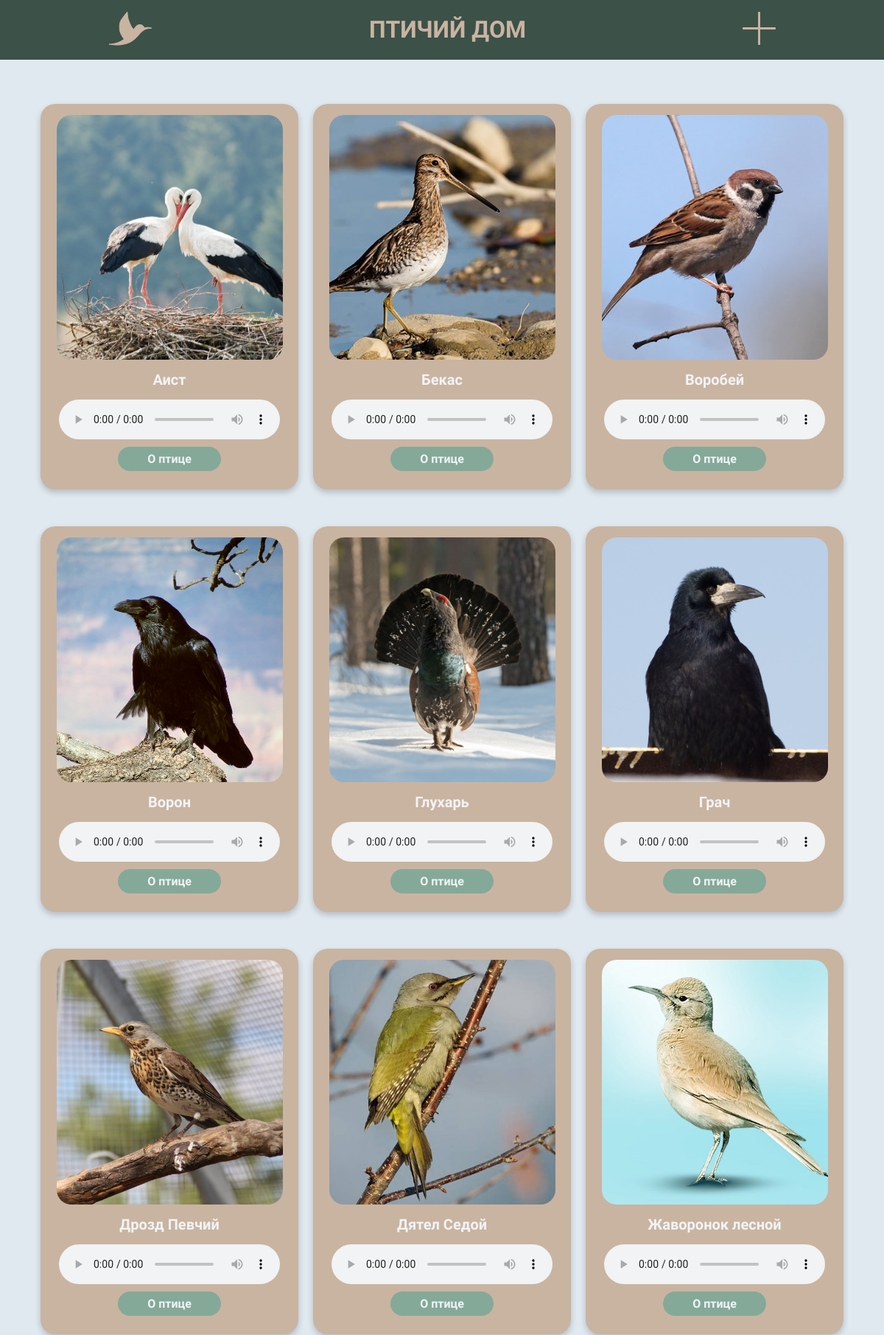
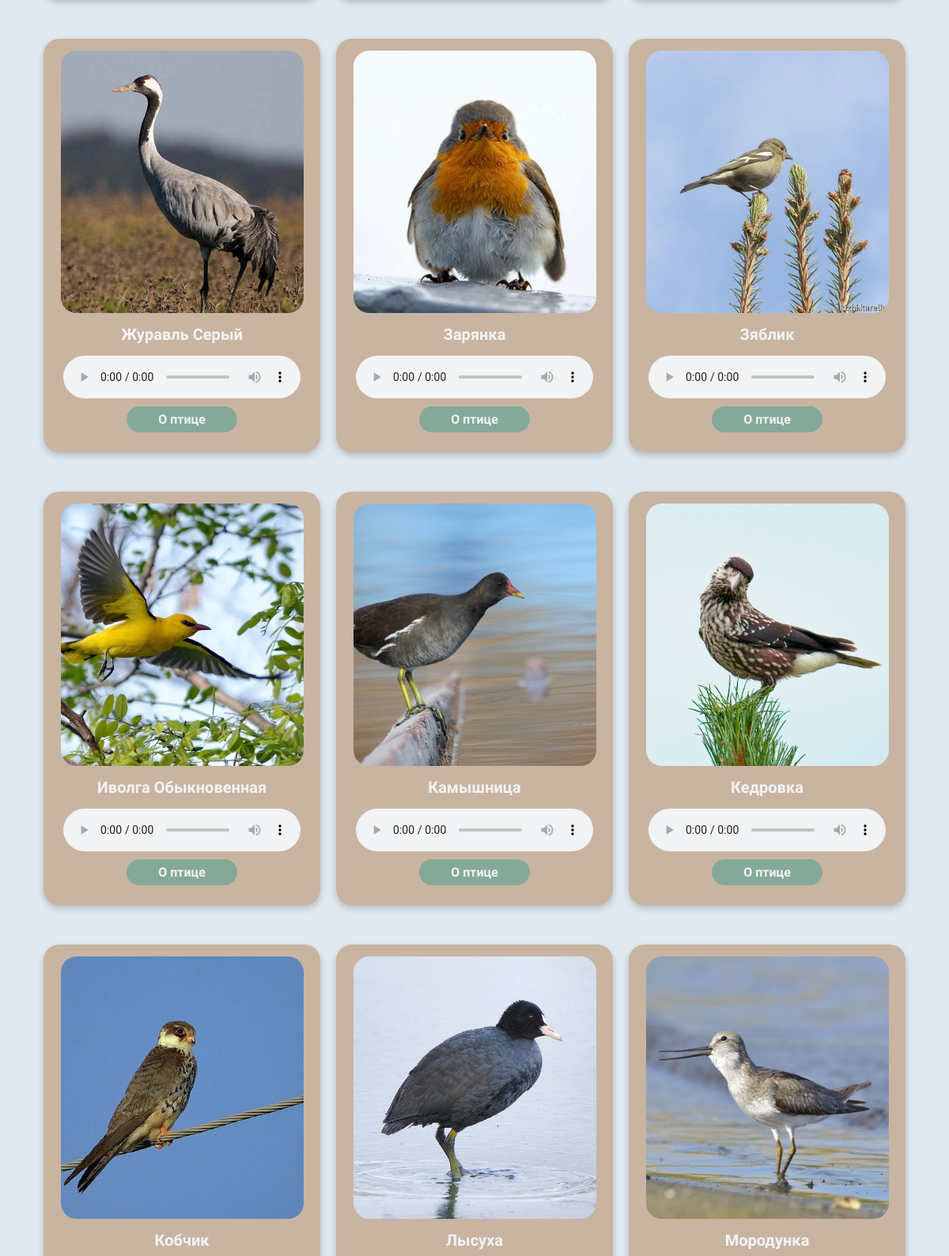
The page / (upper part) on the database its author committed (2 pictures, top to bottom).
### birds/models.py (models this page shows, shortened)
class Bird(models.Model):
    name = models.CharField(max_length=100)  # Имя птицы
    image = models.ImageField(upload_to='birds_images/')  # Фото птицы
    sound = models.FileField(upload_to='bird_sounds/', null=True, blank=True)  # Звук
    wiki_link = models.URLField()  # Ссылка на Википедию

### birds/views.py (the view)
# urls.py: path('', views.bird_list, name='bird_list'),
def bird_list(request):
    birds = Bird.objects.all()
    return render(request, 'birds/bird_list.html', {'birds': birds})

### birds/templates/birds/bird_list.html (shortened to what this page needs)
{% load static %}
<!DOCTYPE html>
<html lang="ru">
  <head>
    <link rel="stylesheet" href="{% static 'birds/css/styles.css' %}" />
  </head>
  <body>
    <header
      style="
        display: flex;
        justify-content: space-around;
        align-items: center;
        background-color: rgba(60, 81, 72, 1);
      "
    >
      <a href ="#"><img src="{% static 'birds/img/logo.svg' %}" alt="logo" /></a>
      <h1 style="color: rgba(201, 180, 161, 1)">ПТИЧИЙ ДОМ</h1>
      <a href="/admin">
        <img src="{% static 'birds/img/add.svg' %}" alt="add" />
      </a>
    </header>
    <main>
      <div class="card-container">
        {% for bird in birds %}
        <div class="bird-card">
          <img src="{{ bird.image.url }}" alt="{{ bird.name }}" />
          <h2>{{ bird.name }}</h2>
          {% if bird.sound %}
          <audio controls>
            <source src="{{ bird.sound.url }}" type="audio/mpeg" />
          </audio>
          {% endif %}
          <a href="{{ bird.wiki_link }}" target="_blank">О птице</a>
        </div>
        {% endfor %}
      </div>
    </main>
  </body>
</html>

### birds/static/birds/css/styles.css (style rules this page uses)
body { font-family: "Comfortaa", sans-serif; background-color: #f4f4f9; margin: 0; padding: 0; background-color: rgba(224, 233, 240, 1); }
h1 { text-align: center; color: #333; }
main { display: flex; justify-content: center; margin-top: 40px; }
.card-container { display: grid; gap: 20px; margin: 20px; grid-template-columns: repeat(3, 1fr) }
.bird-card { background-color: rgba(201, 180, 161, 1); border-radius: 20px; box-shadow: 0px 4px 8px rgba(0, 0, 0, 0.2); overflow: hidden; width: 320px; margin-bottom: 30px; display: flex; flex-direction: column; align-items: center; padding: 15px; padding-bottom: 25px; }
.bird-card img { width: 307px; height: 332px; object-fit: cover; border-radius: 20px; }
.bird-card h2 { font-size: 20px; font-weight: bold; margin: 15px 0; text-align: center; color: rgba(242, 243, 245, 1); }
.bird-card a { display: block; background-color: rgba(132, 169, 153, 1); margin-top: 10px; text-align: center; color: rgba(242, 243, 245, 1); font-weight: bold; border-radius: 20px; text-decoration: none; padding: 7px 40px; }

### rows shown on the page
Bird: image (picture), name "Аист"
Bird: image (picture), name "Бекас"
Bird: image (picture), name "Воробей"
Bird: image (picture), name "Ворон"
Bird: image (picture), name "Глухарь"
Bird: image (picture), name "Грач"
Bird: image (picture), name "Дрозд Певчий"
Bird: image (picture), name "Дятел Седой"
Bird: image (picture), name "Жаворонок лесной"
Bird: image (picture), name "Журавль Серый"
Bird: image (picture), name "Зарянка"
Bird: image (picture), name "Зяблик"
Bird: image (picture), name "Иволга Обыкновенная"
Bird: image (picture), name "Камышница"
Bird: image (picture), name "Кедровка"
Bird: image (picture), name "Кобчик"
Bird: image (picture), name "Лысуха"
Bird: image (picture), name "Мородунка"
